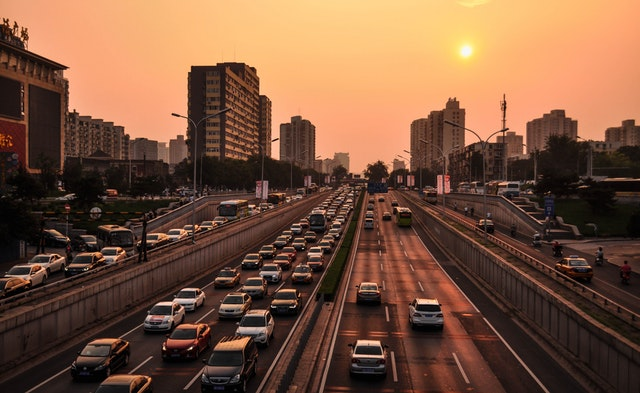
#> input picture 2.2 car.jpg.jpg, 640 x 393 px, given in place of 1.1 aircraft.jpg.jpg, which was not available
$ python resim_karsilastirma_12k.py
#> lines starting #> are read from the running program, lines starting #| are printed output that depends on the picture; pictures that were not available may be replaced by others from this repository, and a replacement may not be noted
import cv2
import numpy as np

path1 = "1.1 aircraft.jpg.jpg"
path2 = "1.1 aircraft-2.jpg.jpg"

# Görüntüleri oku ve yeniden boyutlandır
img1 = cv2.imread(path1)
#> img1 is the input picture: shape (393, 640, 3); mean B, G, R 61.5, 83.8, 120.7
img1 = cv2.resize(img1, (640, 550))
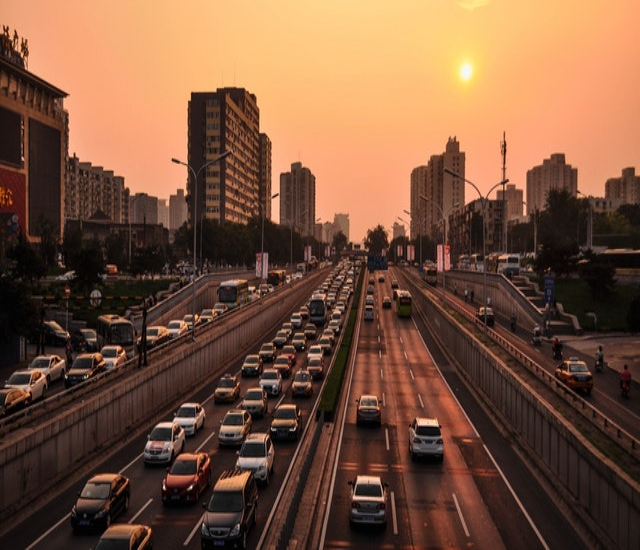
#> img1: shape (550, 640, 3); mean B, G, R 61.4, 83.7, 120.6
img2 = cv2.imread(path2)
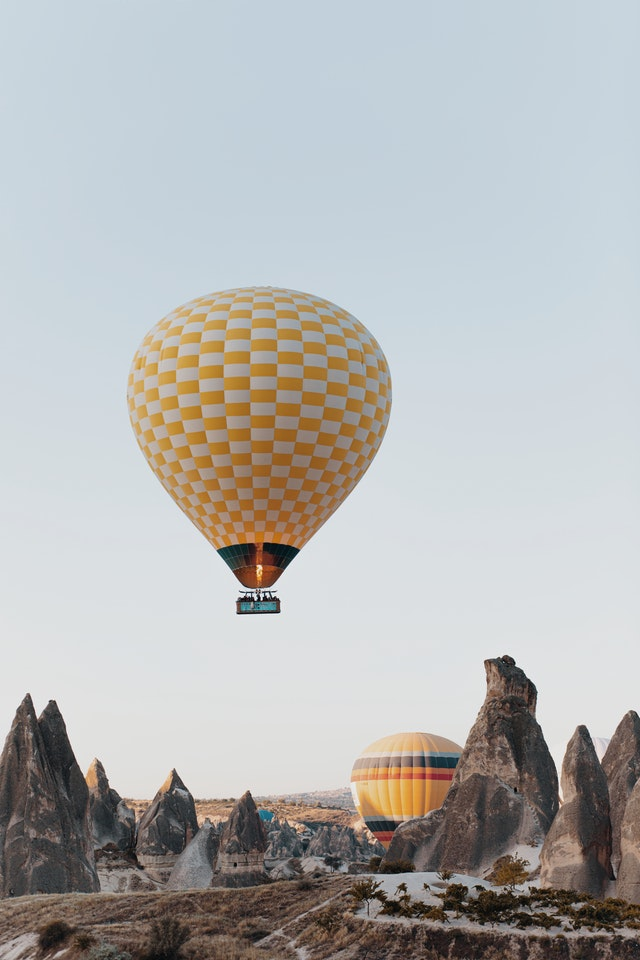
#> input picture 1.1 aircraft-2.jpg.jpg, 640 x 960 px, found by its file name
#> img2 is the input picture: shape (960, 640, 3); mean B, G, R 179.6, 180.6, 180.1
img2 = cv2.resize(img2, (640, 550))
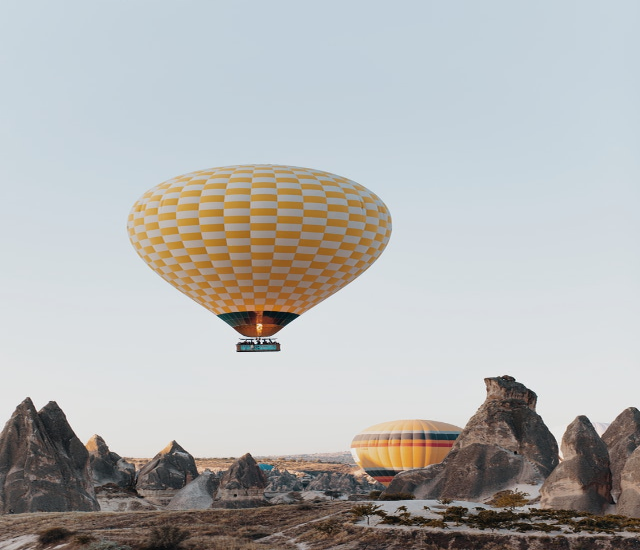
#> img2: shape (550, 640, 3); mean B, G, R 179.6, 180.6, 180.1

# Gürültü azaltma için median blur uygula
img3 = cv2.medianBlur(img1, 7)
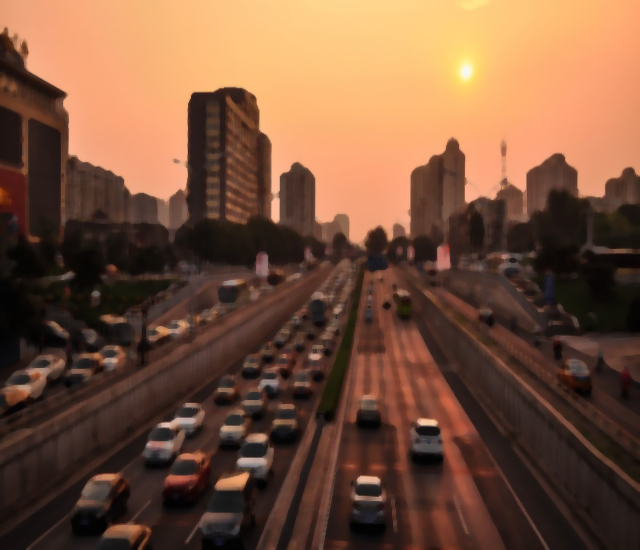
#> img3: shape (550, 640, 3); mean B, G, R 60.3, 82.5, 119.3

# İki görüntü arasındaki farkı hesapla
diff = cv2.subtract(img1, img3)
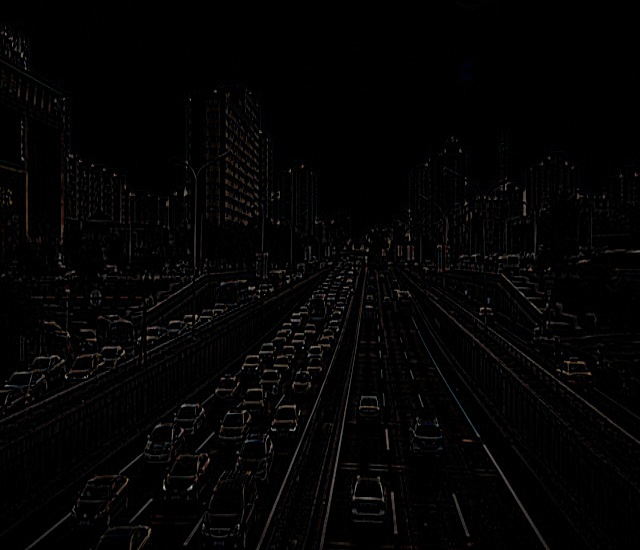
#> diff: shape (550, 640, 3); mean B, G, R 3.6, 3.7, 4.1
b, g, r = cv2.split(diff)

# Tamamen aynı olup olmadığını kontrol et
if cv2.countNonZero(b) == 0 and cv2.countNonZero(g) == 0 and cv2.countNonZero(r) == 0:
    print("Tamamen aynı")
else:
    print("Tamamen aynı değil")

# Fark görüntüsünü göster
cv2.imshow("Difference", diff)
cv2.waitKey(0)
cv2.destroyAllWindows()
